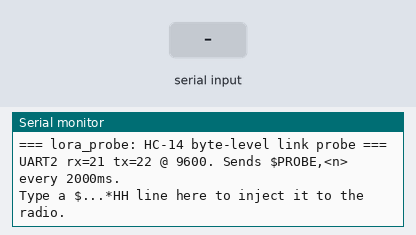
Bench run of a sketch on a simulated ESP32. Parts: the last lines printed to the serial monitor. The test bench sets the inputs (shaded band).

Above: at 1.5 s.
1.6 s: "$\n" received over Serial
At 1.86 s:
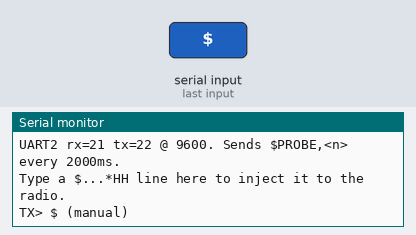
3.5 s: "$\n" received over the second serial link
At 3.81 s:
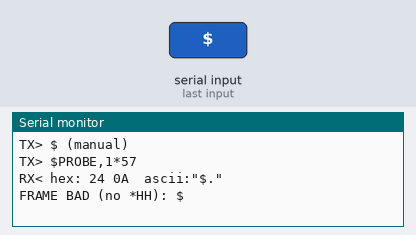
5.0 s: "90,45\n" received over the second serial link
At 5.8 s:
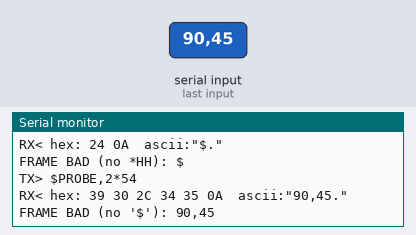
6.5 s: "30,150\n" received over the second serial link
At 7.5 s:
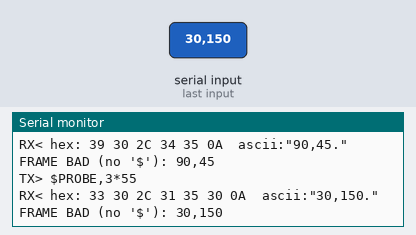
8.0 s: "0\n" received over the second serial link
9.5 s: "90\n" received over the second serial link
At 9.9 s:
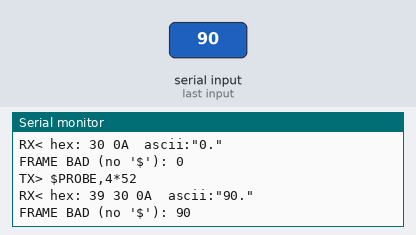
Timing chart, 0 to 12.0 s (numbered marks = the images above; inputs shaded):
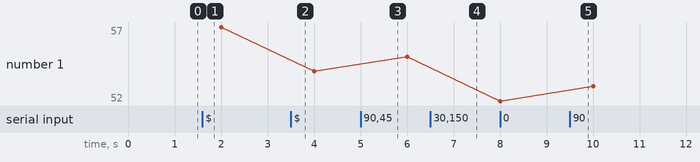

The sketch:

lora_probe.ino
```cpp
/*
 * lora_probe.ino -- byte-level HC-14 link probe (runs on the CYD ESP32)
 * ==========================================================================
 * PURPOSE: isolate the radio path from ALL display code. No TFT, no touch,
 * no protocol state -- just the HC-14 on UART2 and the USB serial monitor.
 * Use it to answer exactly one question per direction:
 *   "what BYTES actually cross this link, and how are they damaged?"
 *
 * What it does:
 *  - Every 2s transmits a valid frame  $PROBE,<n>*HH\n  over the radio
 *    and logs it to USB as  TX> ...
 *  - Everything received from the radio is dumped to USB as raw HEX plus
 *    printable ASCII (RX< ...), so corruption is visible byte by byte:
 *      * random garbage bytes            => UART baud / wiring / power
 *      * clean text but frames cut short => framing / buffering
 *      * mostly-right text, few flipped  => RF (saturation: two +20dBm
 *        bytes                              modules on the same desk)
 *  - Complete lines are checksum-verified:  FRAME OK / FRAME BAD.
 *  - Any line you type into the serial monitor starting with '$' is sent
 *    to the radio verbatim (manual injection).
 *
 * Pairing with the Pi tools (pi/tests/test_lora.py):
 *   display->Pi : run this probe, on the Pi run  ... test_lora.py hex
 *   Pi->display : on the Pi run  ... test_lora.py probe , watch RX< here
 *
 * Build: board "ESP32 Dev Module" -- no libraries needed at all.
 * ASCII only in this file (see firmware/controller_display/README.md).
 */
#include <Arduino.h>

// Same proven pins as controller_display/config.h, model 1 (3248S035R).
// For model 2 (2432S028) use RX 35 / TX 27 instead.
#define LORA_RX_PIN     21     // <- HC-14 TX
#define LORA_TX_PIN     22     // -> HC-14 RX
#define LORA_BAUD       9600
#define USB_BAUD        115200
#define PROBE_PERIOD_MS 2000

HardwareSerial loraSerial(2);

uint32_t lastTxMs = 0;
uint32_t probeN   = 0;

char lineBuf[96];  size_t lineLen = 0;   // radio line assembly
char usbBuf[96];   size_t usbLen  = 0;   // USB line assembly

uint8_t xorChecksum(const char *p) {
  uint8_t c = 0;
  while (*p) c ^= (uint8_t)(*p++);
  return c;
}

// Verify "$<payload>*<HH>" -- prints the verdict for each complete line.
void checkFrame(const char *line) {
  if (line[0] != '$') { Serial.printf("FRAME BAD (no '$'): %s\n", line); return; }
  const char *star = strrchr(line, '*');
  if (!star || !star[1] || !star[2]) {
    Serial.printf("FRAME BAD (no *HH): %s\n", line); return;
  }
  char payload[90];
  size_t n = (size_t)(star - line - 1);
  if (n == 0 || n >= sizeof(payload)) { Serial.printf("FRAME BAD (len): %s\n", line); return; }
  memcpy(payload, line + 1, n); payload[n] = 0;
  char hex[3] = { star[1], star[2], 0 };
  uint8_t got = (uint8_t)strtol(hex, nullptr, 16);
  uint8_t want = xorChecksum(payload);
  if (got == want) Serial.printf("FRAME OK : %s\n", payload);
  else Serial.printf("FRAME BAD (ck %02X != %02X): %s\n", got, want, line);
}

// Dump a chunk as hex + printable ASCII, and feed the line assembler.
void dumpAndAssemble(const uint8_t *d, size_t n) {
  Serial.print("RX< hex:");
  for (size_t i = 0; i < n; ++i) Serial.printf(" %02X", d[i]);
  Serial.print("  ascii:\"");
  for (size_t i = 0; i < n; ++i) {
    char c = (char)d[i];
    Serial.print((c >= 32 && c < 127) ? c : '.');
  }
  Serial.println("\"");
  for (size_t i = 0; i < n; ++i) {
    char c = (char)d[i];
    if (c == '\n' || c == '\r') {
      if (lineLen > 0) { lineBuf[lineLen] = 0; checkFrame(lineBuf); lineLen = 0; }
    } else if (lineLen < sizeof(lineBuf) - 1) {
      lineBuf[lineLen++] = c;
    } else {
      lineLen = 0;                       // over-long junk => discard
    }
  }
}

void setup() {
  Serial.begin(USB_BAUD);
  loraSerial.begin(LORA_BAUD, SERIAL_8N1, LORA_RX_PIN, LORA_TX_PIN);
  delay(300);
  Serial.println();
  Serial.println("=== lora_probe: HC-14 byte-level link probe ===");
  Serial.printf("UART2 rx=%d tx=%d @ %d. Sends $PROBE,<n> every %dms.\n",
                LORA_RX_PIN, LORA_TX_PIN, LORA_BAUD, PROBE_PERIOD_MS);
  Serial.println("Type a $...*HH line here to inject it to the radio.");
}

void loop() {
  // Periodic probe transmission
  uint32_t now = millis();
  if (now - lastTxMs >= PROBE_PERIOD_MS) {
    lastTxMs = now;
    char payload[24], frame[32];
    snprintf(payload, sizeof(payload), "PROBE,%lu", (unsigned long)++probeN);
    snprintf(frame, sizeof(frame), "$%s*%02X\n", payload, xorChecksum(payload));
    loraSerial.print(frame);
    Serial.printf("TX> %s", frame);
  }

  // Radio -> hex dump + frame check
  uint8_t chunk[64];
  size_t n = 0;
  while (loraSerial.available() && n < sizeof(chunk)) chunk[n++] = (uint8_t)loraSerial.read();
  if (n > 0) dumpAndAssemble(chunk, n);

  // USB -> manual frame injection
  while (Serial.available()) {
    char c = (char)Serial.read();
    if (c == '\n' || c == '\r') {
      if (usbLen > 0) {
        usbBuf[usbLen] = 0; usbLen = 0;
        if (usbBuf[0] == '$') {
          loraSerial.print(usbBuf); loraSerial.print('\n');
          Serial.printf("TX> %s (manual)\n", usbBuf);
        }
      }
    } else if (usbLen < sizeof(usbBuf) - 1) {
      usbBuf[usbLen++] = c;
    } else {
      usbLen = 0;
    }
  }
}
```

Measured:
- after the input at 1.6 s, the serial monitor: prints a new line at once (image 1)
- after the input at 3.5 s, the serial monitor: prints a new line at once (image 2)
- after the input at 5.0 s, the serial monitor: prints a new line at once (image 3)
- after the input at 6.5 s, the serial monitor: prints a new line at once (image 4)
- after the input at 9.5 s, the serial monitor: prints a new line at once (image 5)
